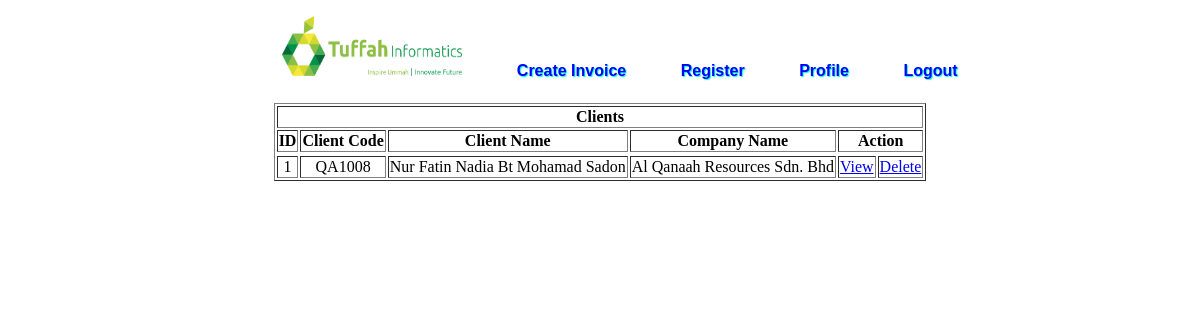
The page /admin/client.php (signed in) on the database its author committed.
### tables this page shows
CREATE TABLE IF NOT EXISTS `client` (
  `client_id` int(200) NOT NULL AUTO_INCREMENT,
  `client_code` varchar(200) NOT NULL,
  `client_name` varchar(200) NOT NULL,
  `client_comp` varchar(200) NOT NULL,
  `comp_address` varchar(200) NOT NULL,
  `comp_phone` varchar(200) NOT NULL,
  PRIMARY KEY (`client_id`)
);

### admin/client.php (the view, shortened to what this page needs)
<!DOCTYPE html PUBLIC "-//W3C//DTD XHTML 1.0 Transitional//EN" "http://www.w3.org/TR/xhtml1/DTD/xhtml1-transitional.dtd">
<html xmlns="http://www.w3.org/1999/xhtml">
<head>
<link rel="stylesheet" href="../style/style.css" type="text/css" />
</head>
<body>
	<div>
    	<div>
    		<ul id="menu">
        		<li><a href="index.php"><img src="../img/logo.png" width="180" height="60" /></a></li>
        		<li><a href="create_invoice.php">Create Invoice</a></li>
                <li><a href="register.php">Register</a></li>
                <li><a href="profile.php">Profile</a></li>
        		<li><a href="../logout.php">Logout</a></li>
			</ul>
		</div>
        <br /><br />
        <div>
        	<table border="1" align="center">
            	<tr>
                	<th colspan="13">Clients</th>
                </tr>
                <tr>
                	<th>ID</th>
                	<th>Client Code</th>
                    <th>Client Name</th>
                    <th>Company Name</th>
                    <th colspan="2">Action</th>
                    <tr>
                	<?php
						$sql1 = "SELECT * FROM client";
						$res1 = mysql_query($sql1) or die('Query failed. ' . mysql_error());
							$i=1;
								while($cli = mysql_fetch_array($res1)){
									echo "<tr>";
									echo "<td align='center'>" .$i. "</td>";
									echo "<td align='center'>" .$cli['client_code']. "</td>";
									echo "<td align='center'>" .$cli['client_name']. "</td>";
									echo "<td align='center'>" .$cli['client_comp']. "</td>";
									echo "<td align='center'><a href='client_view.php?view=$cli[client_id]'>View</a></td>";
									echo "<td align='center'><a href='client_delete.php?delete=$cli[client_id]'>Delete</a></td>";
									echo "</tr>";
								$i++;
								}
				?>
            </tr>
        </table>
	</div>
</body>
</html>

### style/style.css (style rules this page uses)
#menu { width:auto; height: 35px; font-size: 16px; font-family: Tahoma, Geneva, sans-serif; font-weight: bold; text-align: center; text-shadow: 1px 1px 1px #0FC; background-color:transparent; border-radius: 8px; }
#menu li { display: inline; padding: 15px; }
#menu a { text-decoration: none; color: #00F; padding: 10px 10px 10px 10px; }

### rows shown on the page
client: client_code "QA1008", client_name "Nur Fatin Nadia Bt Mohamad Sadon", client_comp "Al Qanaah Resources Sdn. Bhd"
